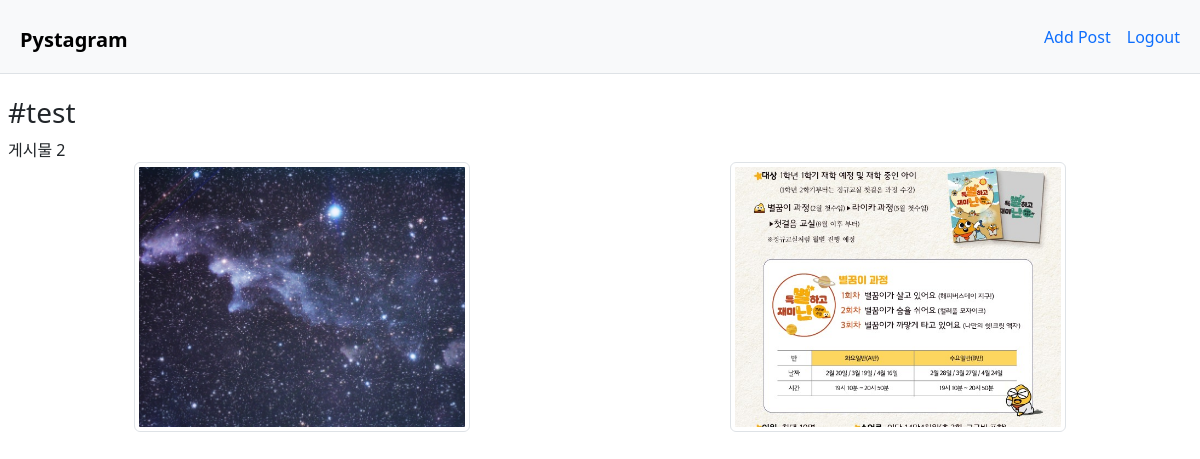
/posts/tags/test/ (signed in), run on the app's committed database.
### posts/models.py (models this page shows, shortened)
class HashTag(models.Model):
    name = models.CharField("태그명", max_length=50)

class Post(models.Model):
    user = models.ForeignKey(
        "users.User",
        verbose_name="작성자",
        on_delete=models.CASCADE,
    )
    title = models.CharField("제목",max_length=50, default=None, null=True)
    content = models.TextField("내용")
    created = models.DateTimeField("생성일시", auto_now_add=True)
    tags = models.ManyToManyField(
        "posts.HashTag", verbose_name='해시태그목록', blank=True)

class PostImage(models.Model):
    post = models.ForeignKey(
        Post,
        verbose_name="포스트",
        on_delete=models.CASCADE
    )
    photo = models.ImageField("사진", upload_to="post")

### posts/views.py (the view)
# urls.py: path("tags/<str:tag_name>/", tags, name="tags"),
def tags(request, tag_name):
    try:
        tag = HashTag.objects.get(name=tag_name)
    except HashTag.DoesNotExist:
        posts = Post.objects.none()
    else:
        posts = Post.objects.filter(tags=tag)
    context = {
        "tag_name": tag_name,
        "posts": posts,
    }
    return render(request, 'posts/tags.html', context)

### templates/posts/tags.html
{% extends "base_nav.html" %}
{% block content %}
  <div id="tags" class="mt-5 pt-5">
    <header class="tags-header ms-2 me-2">
      <h2 class="fw-light fs-3">#{{tag_name}}</h2>
      <div class="fw-light">게시물
        {{posts.count}}</div>
    </header>
    <div class="post-grid-container">
      <div class="row text-center text-lg-start ms-1 me-1">
        {% for post in posts %}
          {% if post.postimage_set.first and post.postimage_set.first.photo %}
            <div class="col-lg-3 col-md-4 col-6 mb-2" style="width:360px;
				height:270px;
				overflow:hidden;
				margin:0 auto;">
              <a href="{% url 'posts:post_detail' post_id=post.id %}" class="d-block mb-4 h-100">
                <img src="{{post.postimage_set.first.photo.url}}" alt="" srcset="" class="img-fluid img-thumbnail" style="width:100%;
			  height:100%;
			  object-fit:cover;">
              </a>
            </div>
          {% endif %}
          {%empty%}
          <p>검색된 게시물이 없습니다.</p>
        {% endfor %}
      </div>
    </div>
  {% endblock %}

### data on the page
HashTag: name "test"
Post: postimage_set.first.photo (picture)
Post: postimage_set.first.photo (picture)

### other printed values
{{ posts.count }} "2"
